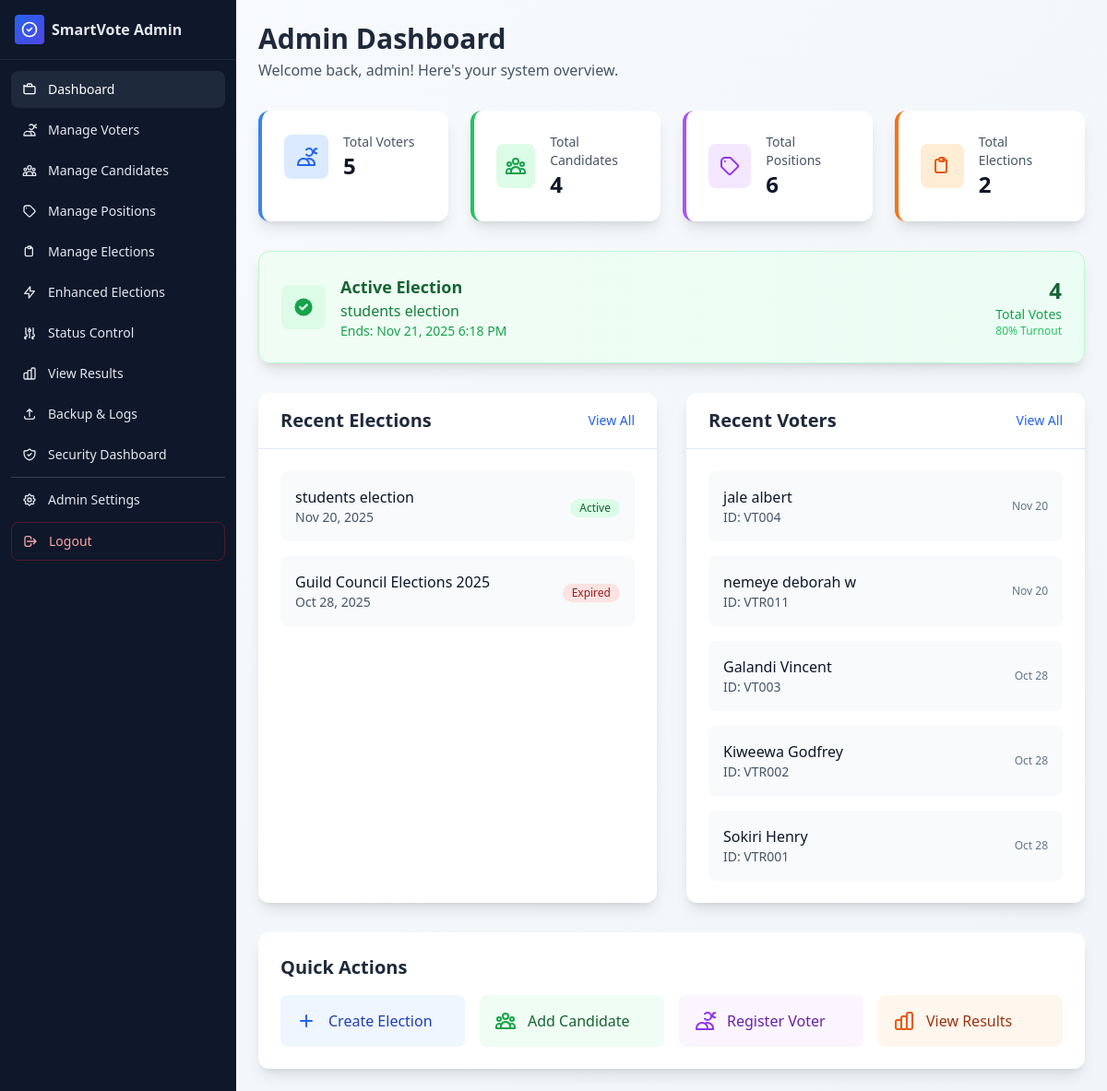
The page /admin/dashboard.php (signed in) on the database its author committed.
### tables this page shows
CREATE TABLE `elections` (
  `id` int(11) NOT NULL AUTO_INCREMENT,
  `title` varchar(200) NOT NULL,
  `description` text DEFAULT NULL,
  `start_date` datetime NOT NULL,
  `end_date` datetime NOT NULL,
  `status` enum('active','closed','pending','expired') NOT NULL DEFAULT 'closed',
  `manually_activated` tinyint(1) DEFAULT 0,
  `manually_activated_at` timestamp NULL DEFAULT NULL,
  `voters_can_view_results` tinyint(1) DEFAULT 0,
  `results_published_at` timestamp NULL DEFAULT NULL,
  `created_at` timestamp NOT NULL DEFAULT current_timestamp(),
  `name` varchar(255) NOT NULL DEFAULT '',
  PRIMARY KEY (`id`),
  KEY `idx_elections_dates` (`start_date`,`end_date`),
  KEY `idx_elections_status` (`status`),
  KEY `idx_voters_can_view_results` (`voters_can_view_results`)
);

CREATE TABLE `voters` (
  `id` int(11) NOT NULL AUTO_INCREMENT,
  `voter_id` varchar(50) NOT NULL,
  `name` varchar(150) NOT NULL,
  `email` varchar(150) DEFAULT NULL,
  `phone` varchar(20) DEFAULT NULL,
  `address` text DEFAULT NULL,
  `password` varchar(255) NOT NULL,
  `has_voted` tinyint(1) NOT NULL DEFAULT 0,
  `created_at` timestamp NOT NULL DEFAULT current_timestamp(),
  PRIMARY KEY (`id`),
  UNIQUE KEY `voter_id` (`voter_id`)
);

### includes/election_manager.php (called while the page is built, shortened)
<?php
class ElectionManager {
    private $pdo;
    public function __construct(PDO $pdo) {
        $this->pdo = $pdo;
    }
    public function getActiveElection(): ?array {
        $stmt = $this->pdo->prepare("SELECT * FROM elections WHERE status = 'active' ORDER BY start_date DESC LIMIT 1");
        $stmt->execute();
        return $stmt->fetch(PDO::FETCH_ASSOC) ?: null;
    }
}
?>

### admin/dashboard.php (the view, shortened to what this page needs)
<?php
require_once __DIR__ . '/../includes/db_connect.php';
require_once __DIR__ . '/../includes/election_manager.php';
$electionManager = new ElectionManager($pdo);
$stats = [];
$stats['total_voters'] = $pdo->query("SELECT COUNT(*) FROM voters")->fetchColumn();
$stats['total_candidates'] = $pdo->query("SELECT COUNT(*) FROM candidates")->fetchColumn();
$stats['total_positions'] = $pdo->query("SELECT COUNT(*) FROM positions")->fetchColumn();
$stats['total_elections'] = $pdo->query("SELECT COUNT(*) FROM elections")->fetchColumn();
$activeElection = $electionManager->getActiveElection();
$recentElections = $pdo->query("
    SELECT e.*,
           GROUP_CONCAT(p.name ORDER BY p.name SEPARATOR ', ') as position_names
    FROM elections e
    LEFT JOIN election_positions ep ON e.id = ep.election_id
    LEFT JOIN positions p ON ep.position_id = p.id
    GROUP BY e.id
    ORDER BY e.created_at DESC
    LIMIT 5
")->fetchAll();
$recentVoters = $pdo->query("
    SELECT * FROM voters
    ORDER BY created_at DESC
    LIMIT 5
")->fetchAll();
$voteStats = [];
if ($activeElection) {
    $voteQuery = "SELECT COUNT(*) FROM votes WHERE election_id = ?";
    $voteStmt = $pdo->prepare($voteQuery);
    $voteStmt->execute([$activeElection['id']]);
    $voteStats['total_votes'] = $voteStmt->fetchColumn();
    $voteStats['voter_turnout'] = $stats['total_voters'] > 0 ?
        round(($voteStats['total_votes'] / $stats['total_voters']) * 100, 1) : 0;
}
function getStatusBadge($status) {
    switch ($status) {
        case 'active':
            return '<span class="inline-flex items-center px-2.5 py-0.5 rounded-full text-xs font-medium bg-green-100 text-green-800">Active</span>';
        case 'expired':
            return '<span class="inline-flex items-center px-2.5 py-0.5 rounded-full text-xs font-medium bg-red-100 text-red-800">Expired</span>';
    }
}
?>
<!DOCTYPE html>
<html lang="en">
<head>
    <script src="https://cdn.tailwindcss.com"></script>
</head>
<body class="bg-gradient-to-br from-slate-50 to-slate-100 min-h-screen">
    <?php include __DIR__ . '/includes/sidebar.php'; ?>
    <main class="lg:ml-64 p-4 lg:p-6 pt-16 lg:pt-6 min-h-screen">
            <div class="mb-4 lg:mb-8">
                <h1 class="text-2xl lg:text-3xl font-bold text-slate-800">Admin Dashboard</h1>
                <p class="text-sm lg:text-base text-slate-600 mt-1">Welcome back, <?php echo htmlspecialchars($_SESSION['username'] ?? 'Admin'); ?>! Here's your system overview.</p>
            </div>
            <div class="grid grid-cols-1 md:grid-cols-2 lg:grid-cols-4 gap-6 mb-8">
                <div class="bg-white rounded-xl shadow-lg p-4 lg:p-6 border-l-4 border-blue-500">
                    <div class="flex items-center">
                        <div class="w-12 h-12 bg-blue-100 rounded-lg flex items-center justify-center mr-4">
                            <svg class="w-6 h-6 text-blue-600" fill="none" stroke="currentColor" viewBox="0 0 24 24">
                                <path stroke-linecap="round" stroke-linejoin="round" stroke-width="2" d="M12 4.354a4 4 0 110 5.292M15 21H3v-1a6 6 0 0112 0v1zm0 0h6v-1a6 6 0 00-9-5.197m13.5-9a2.5 2.5 0 11-5 0 2.5 2.5 0 015 0z"></path>
                            </svg>
                        </div>
                        <div>
                            <p class="text-sm font-medium text-slate-600">Total Voters</p>
                            <p class="text-2xl font-bold text-slate-900"><?php echo number_format($stats['total_voters']); ?></p>
                        </div>
                    </div>
                </div>
                <div class="bg-white rounded-xl shadow-lg p-6 border-l-4 border-green-500">
                    <div class="flex items-center">
                        <div class="w-12 h-12 bg-green-100 rounded-lg flex items-center justify-center mr-4">
                        </div>
                        <div>
                            <p class="text-sm font-medium text-slate-600">Total Candidates</p>
                            <p class="text-2xl font-bold text-slate-900"><?php echo number_format($stats['total_candidates']); ?></p>
                        </div>
                    </div>
                </div>
                <div class="bg-white rounded-xl shadow-lg p-6 border-l-4 border-purple-500">
                    <div class="flex items-center">
                        <div class="w-12 h-12 bg-purple-100 rounded-lg flex items-center justify-center mr-4">
                            <svg class="w-6 h-6 text-purple-600" fill="none" stroke="currentColor" viewBox="0 0 24 24">
                                <path stroke-linecap="round" stroke-linejoin="round" stroke-width="2" d="M7 7h.01M7 3h5c.512 0 1.024.195 1.414.586l7 7a2 2 0 010 2.828l-7 7a2 2 0 01-2.828 0l-7-7A1.994 1.994 0 013 12V7a4 4 0 014-4z"></path>
                            </svg>
                        </div>
                        <div>
                            <p class="text-sm font-medium text-slate-600">Total Positions</p>
                            <p class="text-2xl font-bold text-slate-900"><?php echo number_format($stats['total_positions']); ?></p>
                        </div>
                    </div>
                </div>
                <div class="bg-white rounded-xl shadow-lg p-6 border-l-4 border-orange-500">
                    <div class="flex items-center">
                        <div class="w-12 h-12 bg-orange-100 rounded-lg flex items-center justify-center mr-4">
                            <svg class="w-6 h-6 text-orange-600" fill="none" stroke="currentColor" viewBox="0 0 24 24">
                                <path stroke-linecap="round" stroke-linejoin="round" stroke-width="2" d="M9 5H7a2 2 0 00-2 2v10a2 2 0 002 2h8a2 2 0 002-2V7a2 2 0 00-2-2h-2M9 5a2 2 0 002 2h2a2 2 0 002-2M9 5a2 2 0 012-2h2a2 2 0 012 2"></path>
                            </svg>
                        </div>
                        <div>
                            <p class="text-sm font-medium text-slate-600">Total Elections</p>
                            <p class="text-2xl font-bold text-slate-900"><?php echo number_format($stats['total_elections']); ?></p>
                        </div>
                    </div>
                </div>
            </div>
            <?php if ($activeElection): ?>
                <div class="bg-gradient-to-r from-green-50 to-emerald-50 border border-green-200 rounded-xl shadow-lg p-6 mb-8">
                    <div class="flex items-center justify-between">
                        <div class="flex items-center">
                            <div class="w-12 h-12 bg-green-100 rounded-lg flex items-center justify-center mr-4">
                                <svg class="w-6 h-6 text-green-600" fill="currentColor" viewBox="0 0 20 20">
                                    <path fill-rule="evenodd" d="M10 18a8 8 0 100-16 8 8 0 000 16zm3.707-9.293a1 1 0 00-1.414-1.414L9 10.586 7.707 9.293a1 1 0 00-1.414 1.414l2 2a1 1 0 001.414 0l4-4z" clip-rule="evenodd"></path>
                                </svg>
                            </div>
                            <div>
                                <h3 class="text-lg font-semibold text-green-800">Active Election</h3>
                                <p class="text-green-700"><?php echo htmlspecialchars($activeElection['title']); ?></p>
                                <p class="text-sm text-green-600">
                                    Ends: <?php echo date('M j, Y g:i A', strtotime($activeElection['end_date'])); ?>
                                </p>
                            </div>
                        </div>
                        <div class="text-right">
                            <?php if (isset($voteStats['total_votes'])): ?>
                                <p class="text-2xl font-bold text-green-800"><?php echo number_format($voteStats['total_votes']); ?></p>
                                <p class="text-sm text-green-600">Total Votes</p>
                                <p class="text-xs text-green-500"><?php echo $voteStats['voter_turnout']; ?>% Turnout</p>
                            <?php endif; ?>
                        </div>
                    </div>
                </div>
            <?php endif; ?>
            <div class="grid grid-cols-1 lg:grid-cols-2 gap-8">
                <div class="bg-white rounded-xl shadow-lg overflow-hidden">
                    <div class="px-6 py-4 border-b border-slate-200">
                        <div class="flex items-center justify-between">
                            <h2 class="text-xl font-semibold text-slate-800">Recent Elections</h2>
                            <a href="manage_elections.php" class="text-sm text-blue-600 hover:text-blue-800 font-medium">View All</a>
                        </div>
                    </div>
                    <div class="p-6">
                        <?php if (empty($recentElections)): ?>
                            <p class="text-slate-500 text-center py-4">No elections created yet.</p>
                        <?php else: ?>
                            <div class="space-y-4">
                                <?php foreach ($recentElections as $election): ?>
                                    <div class="flex items-center justify-between p-4 bg-slate-50 rounded-lg">
                                        <div>
                                            <h3 class="font-medium text-slate-900"><?php echo htmlspecialchars($election['title']); ?></h3>
                                            <p class="text-sm text-slate-600"><?php echo date('M j, Y', strtotime($election['created_at'])); ?></p>
                                        </div>
                                        <div class="text-right">
                                            <?php echo getStatusBadge($election['status']); ?>
                                        </div>
                                    </div>
                                <?php endforeach; ?>
                            </div>
                        <?php endif; ?>
                    </div>
                </div>
                <div class="bg-white rounded-xl shadow-lg overflow-hidden">
                    <div class="px-6 py-4 border-b border-slate-200">
                        <div class="flex items-center justify-between">
                            <h2 class="text-xl font-semibold text-slate-800">Recent Voters</h2>
                            <a href="manage_voters.php" class="text-sm text-blue-600 hover:text-blue-800 font-medium">View All</a>
                        </div>
                    </div>
                    <div class="p-6">
                        <?php if (empty($recentVoters)): ?>
                            <p class="text-slate-500 text-center py-4">No voters registered yet.</p>
                        <?php else: ?>
                            <div class="space-y-4">
                                <?php foreach ($recentVoters as $voter): ?>
                                    <div class="flex items-center justify-between p-4 bg-slate-50 rounded-lg">
                                        <div>
                                            <h3 class="font-medium text-slate-900"><?php echo htmlspecialchars($voter['name']); ?></h3>
                                            <p class="text-sm text-slate-600">ID: <?php echo htmlspecialchars($voter['voter_id']); ?></p>
                                        </div>
                                        <div class="text-right">
                                            <p class="text-xs text-slate-500"><?php echo date('M j', strtotime($voter['created_at'])); ?></p>
                                        </div>
                                    </div>
                                <?php endforeach; ?>
                            </div>
                        <?php endif; ?>
                    </div>
                </div>
            </div>
            <div class="mt-8 bg-white rounded-xl shadow-lg p-6">
                <h2 class="text-xl font-semibold text-slate-800 mb-4">Quick Actions</h2>
                <div class="grid grid-cols-1 md:grid-cols-2 lg:grid-cols-4 gap-4">
                    <a href="manage_elections.php" class="flex items-center p-4 bg-blue-50 hover:bg-blue-100 rounded-lg transition-colors">
                        <svg class="w-6 h-6 text-blue-600 mr-3" fill="none" stroke="currentColor" viewBox="0 0 24 24">
                            <path stroke-linecap="round" stroke-linejoin="round" stroke-width="2" d="M12 6v6m0 0v6m0-6h6m-6 0H6"></path>
                        </svg>
                        <span class="font-medium text-blue-800">Create Election</span>
                    </a>
                    <a href="manage_candidates.php" class="flex items-center p-4 bg-green-50 hover:bg-green-100 rounded-lg transition-colors">
                        <span class="font-medium text-green-800">Add Candidate</span>
                    </a>
                    <a href="manage_voters.php" class="flex items-center p-4 bg-purple-50 hover:bg-purple-100 rounded-lg transition-colors">
                        <svg class="w-6 h-6 text-purple-600 mr-3" fill="none" stroke="currentColor" viewBox="0 0 24 24">
                            <path stroke-linecap="round" stroke-linejoin="round" stroke-width="2" d="M12 4.354a4 4 0 110 5.292M15 21H3v-1a6 6 0 0112 0v1zm0 0h6v-1a6 6 0 00-9-5.197m13.5-9a2.5 2.5 0 11-5 0 2.5 2.5 0 015 0z"></path>
                        </svg>
                        <span class="font-medium text-purple-800">Register Voter</span>
                    </a>
                    <a href="view_results.php" class="flex items-center p-4 bg-orange-50 hover:bg-orange-100 rounded-lg transition-colors">
                        <span class="font-medium text-orange-800">View Results</span>
                    </a>
                </div>
            </div>
        </main>
</body>
</html>

### rows shown on the page
elections: title "students election", end_date "Nov 21, 2025 6:18 PM", created_at "Nov 20, 2025", status "Active"
elections: title "Guild Council Elections 2025", created_at "Oct 28, 2025", status "Expired"
voters: name "jale albert", voter "VT004", created_at "Nov 20"
voters: name "nemeye deborah w", voter "VTR011", created_at "Nov 20"
voters: name "Galandi Vincent", voter "VT003", created_at "Oct 28"
voters: name "Kiweewa Godfrey", voter "VTR002", created_at "Oct 28"
voters: name "Sokiri Henry", voter "VTR001", created_at "Oct 28"

### other values the page prints
$sidebarConfig['brand']['title'] "SmartVote Admin"
$item['title'] "Dashboard"
$item['title'] "Manage Voters"
$item['title'] "Manage Candidates"
$item['title'] "Manage Positions"
$item['title'] "Manage Elections"
$item['title'] "Enhanced Elections"
$item['title'] "Status Control"
$item['title'] "View Results"
$item['title'] "Backup & Logs"
$item['title'] "Security Dashboard"
$item['title'] "Admin Settings"
$logoutConfig['title'] "Logout"
$_SESSION['username'] "admin"
$stats['total_voters'] "5"
